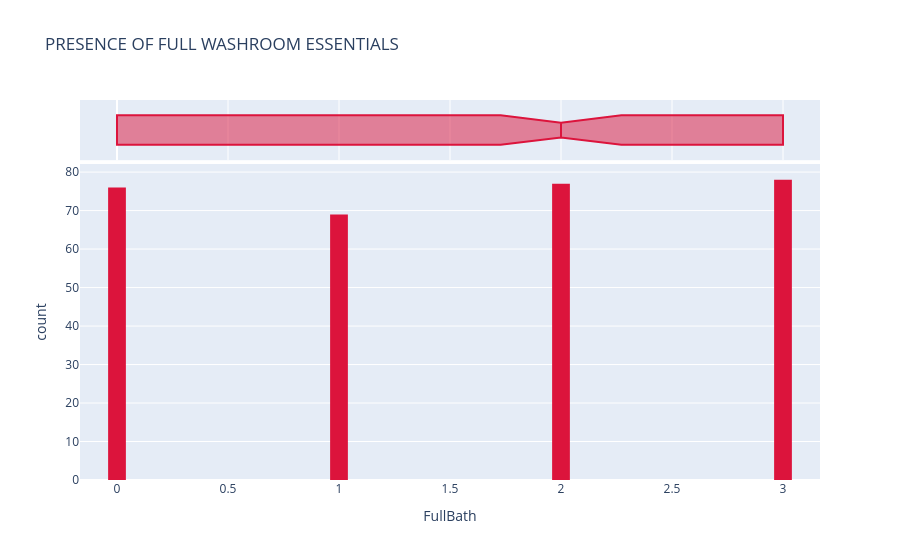

The code cell stored with this chart in its notebook:
### Code cell
fig = px.histogram(
    house,
    x='FullBath',
    marginal='box',
    color_discrete_sequence=['crimson'],
    nbins=45,
    title='PRESENCE OF FULL WASHROOM ESSENTIALS'
)
fig.update_layout(bargap=0.2)
fig.show()

# USING PYPLOT
plt.figure(figsize=(10, 6))
plt.hist(
    house['FullBath'],
    bins=35,
    color='crimson',
    edgecolor='black',
    rwidth=0.8
)

plt.title('PRESENCE OF FULL WASHROOM ESSENTIALS')
plt.xlabel('FullBath')
plt.ylabel('Frequency')

plt.show()

### Figure 1 — Plotly figure (JSON) as saved in the notebook; plotly's stock layout.template omitted (floating-point values rounded to 4 significant figures; data arrays with more than 128 entries replaced by an {"elided": "..."} marker saying what was removed)
{"data": [{"bingroup": "x", "hovertemplate": "FullBath=%{x}<br>count=%{y}<extra></extra>", "legendgroup": "", "marker": {"color": "crimson", "pattern": {"shape": ""}}, "name": "", "nbinsx": 45, "orientation": "v", "showlegend": false, "type": "histogram", "x": {"elided": "300 int values"}, "xaxis": "x", "yaxis": "y"}, {"hovertemplate": "FullBath=%{x}<extra></extra>", "legendgroup": "", "marker": {"color": "crimson"}, "name": "", "notched": true, "showlegend": false, "type": "box", "x": {"elided": "300 int values"}, "xaxis": "x2", "yaxis": "y2"}], "layout": {"bargap": 0.2, "barmode": "relative", "legend": {"tracegroupgap": 0}, "title": {"text": "PRESENCE OF FULL WASHROOM ESSENTIALS"}, "xaxis": {"anchor": "y", "domain": [0, 1], "title": {"text": "FullBath"}}, "xaxis2": {"anchor": "y2", "domain": [0, 1], "matches": "x", "showgrid": true, "showticklabels": false}, "yaxis": {"anchor": "x", "domain": [0, 0.8316], "title": {"text": "count"}}, "yaxis2": {"anchor": "x2", "domain": [0.8416, 1], "matches": "y2", "showgrid": false, "showline": false, "showticklabels": false, "ticks": ""}}}
